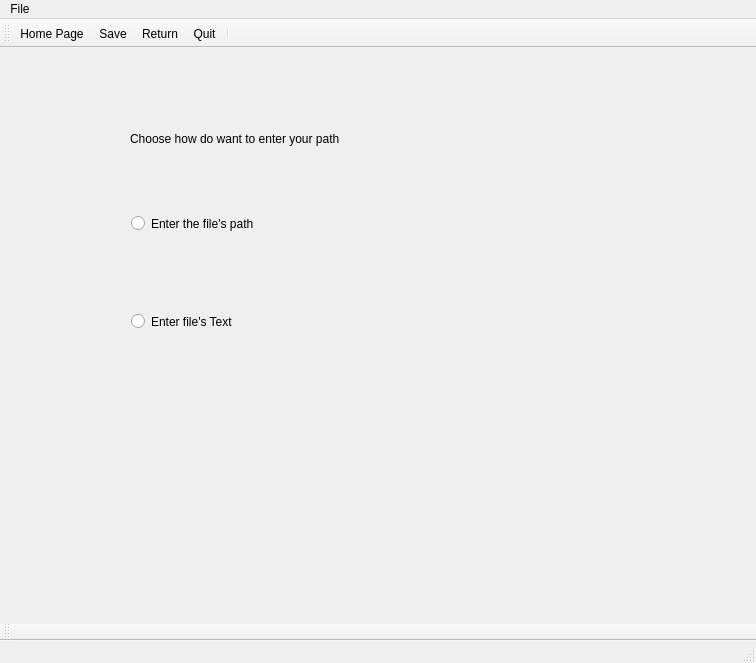
<?xml version="1.0" encoding="UTF-8"?>
<ui version="4.0">
 <class>MainWindow</class>
 <widget class="QMainWindow" name="MainWindow">
  <property name="geometry">
   <rect>
    <x>0</x>
    <y>0</y>
    <width>756</width>
    <height>663</height>
   </rect>
  </property>
  <property name="cursor">
   <cursorShape>ArrowCursor</cursorShape>
  </property>
  <property name="windowTitle">
   <string>MainWindow</string>
  </property>
  <widget class="QWidget" name="centralwidget">
   <widget class="QStackedWidget" name="stackedWidget">
    <property name="geometry">
     <rect>
      <x>10</x>
      <y>10</y>
      <width>741</width>
      <height>581</height>
     </rect>
    </property>
    <property name="currentIndex">
     <number>0</number>
    </property>
    <widget class="QWidget" name="page">
     <widget class="QLabel" name="label">
      <property name="geometry">
       <rect>
        <x>120</x>
        <y>40</y>
        <width>499</width>
        <height>81</height>
       </rect>
      </property>
      <property name="text">
       <string>Choose how do want to enter your path</string>
      </property>
     </widget>
     <widget class="QRadioButton" name="radioButton">
      <property name="geometry">
       <rect>
        <x>121</x>
        <y>243</y>
        <width>231</width>
        <height>41</height>
       </rect>
      </property>
      <property name="text">
       <string>Enter file's Text</string>
      </property>
     </widget>
     <widget class="QRadioButton" name="radioButton_2">
      <property name="geometry">
       <rect>
        <x>121</x>
        <y>150</y>
        <width>271</width>
        <height>31</height>
       </rect>
      </property>
      <property name="text">
       <string>Enter the file's path</string>
      </property>
     </widget>
    </widget>
    <widget class="QWidget" name="page_2">
     <widget class="QWidget" name="layoutWidget_2">
      <property name="geometry">
       <rect>
        <x>10</x>
        <y>50</y>
        <width>711</width>
        <height>111</height>
       </rect>
      </property>
      <layout class="QGridLayout" name="gridLayout_2">
       <item row="0" column="1">
        <widget class="QPushButton" name="pushButton">
         <property name="text">
          <string>Browse</string>
         </property>
        </widget>
       </item>
       <item row="0" column="0">
        <layout class="QFormLayout" name="formLayout">
         <item row="0" column="0">
          <widget class="QLabel" name="label_2">
           <property name="text">
            <string>Enter The Path</string>
           </property>
          </widget>
         </item>
         <item row="0" column="1">
          <widget class="QLineEdit" name="lineEdit"/>
         </item>
        </layout>
       </item>
      </layout>
     </widget>
     <widget class="QPushButton" name="pushButton_11">
      <property name="geometry">
       <rect>
        <x>530</x>
        <y>170</y>
        <width>91</width>
        <height>31</height>
       </rect>
      </property>
      <property name="text">
       <string>OK</string>
      </property>
     </widget>
    </widget>
    <widget class="QWidget" name="page_3">
     <widget class="QLabel" name="label_3">
      <property name="geometry">
       <rect>
        <x>20</x>
        <y>30</y>
        <width>291</width>
        <height>31</height>
       </rect>
      </property>
      <property name="text">
       <string>Enter your file as a text</string>
      </property>
     </widget>
     <widget class="QTextEdit" name="textEdit">
      <property name="geometry">
       <rect>
        <x>20</x>
        <y>60</y>
        <width>671</width>
        <height>261</height>
       </rect>
      </property>
     </widget>
     <widget class="QPushButton" name="pushButton_2">
      <property name="geometry">
       <rect>
        <x>560</x>
        <y>330</y>
        <width>81</width>
        <height>31</height>
       </rect>
      </property>
      <property name="text">
       <string>OK</string>
      </property>
     </widget>
    </widget>
    <widget class="QWidget" name="page_4">
     <widget class="QTextBrowser" name="textBrowser">
      <property name="geometry">
       <rect>
        <x>10</x>
        <y>10</y>
        <width>681</width>
        <height>321</height>
       </rect>
      </property>
     </widget>
     <widget class="QWidget" name="layoutWidget">
      <property name="geometry">
       <rect>
        <x>20</x>
        <y>358</y>
        <width>661</width>
        <height>161</height>
       </rect>
      </property>
      <layout class="QGridLayout" name="gridLayout">
       <item row="0" column="0">
        <widget class="QPushButton" name="pushButton_3">
         <property name="text">
          <string>Detecting Errors</string>
         </property>
        </widget>
       </item>
       <item row="0" column="1">
        <widget class="QPushButton" name="pushButton_4">
         <property name="text">
          <string>Correcting Errors</string>
         </property>
        </widget>
       </item>
       <item row="0" column="2">
        <widget class="QPushButton" name="pushButton_5">
         <property name="text">
          <string>Prettifying</string>
         </property>
        </widget>
       </item>
       <item row="1" column="0">
        <widget class="QPushButton" name="pushButton_9">
         <property name="text">
          <string>Converting to JSON</string>
         </property>
        </widget>
       </item>
       <item row="1" column="1">
        <widget class="QPushButton" name="pushButton_6">
         <property name="text">
          <string>Minifying</string>
         </property>
        </widget>
       </item>
       <item row="1" column="2">
        <widget class="QPushButton" name="pushButton_8">
         <property name="text">
          <string>Decompressing</string>
         </property>
        </widget>
       </item>
       <item row="2" column="0">
        <widget class="QPushButton" name="pushButton_7">
         <property name="text">
          <string>Compressing</string>
         </property>
        </widget>
       </item>
       <item row="2" column="1">
        <widget class="QPushButton" name="pushButton_10">
         <property name="text">
          <string>PushButton</string>
         </property>
        </widget>
       </item>
       <item row="2" column="2">
        <widget class="QPushButton" name="pushButton_12">
         <property name="text">
          <string>PushButton</string>
         </property>
        </widget>
       </item>
      </layout>
     </widget>
    </widget>
   </widget>
  </widget>
  <widget class="QStatusBar" name="statusbar"/>
  <widget class="QMenuBar" name="menubar">
   <property name="geometry">
    <rect>
     <x>0</x>
     <y>0</y>
     <width>756</width>
     <height>31</height>
    </rect>
   </property>
   <widget class="QMenu" name="menufile">
    <property name="title">
     <string>File</string>
    </property>
    <addaction name="actionHome_Page"/>
    <addaction name="actionSave"/>
    <addaction name="actionReturn"/>
    <addaction name="actionQuit"/>
   </widget>
   <addaction name="menufile"/>
  </widget>
  <widget class="QToolBar" name="toolBar">
   <property name="windowTitle">
    <string>toolBar</string>
   </property>
   <attribute name="toolBarArea">
    <enum>BottomToolBarArea</enum>
   </attribute>
   <attribute name="toolBarBreak">
    <bool>false</bool>
   </attribute>
  </widget>
  <widget class="QToolBar" name="toolBar_2">
   <property name="windowTitle">
    <string>toolBar_2</string>
   </property>
   <attribute name="toolBarArea">
    <enum>TopToolBarArea</enum>
   </attribute>
   <attribute name="toolBarBreak">
    <bool>false</bool>
   </attribute>
   <addaction name="actionHome_Page"/>
   <addaction name="actionSave"/>
   <addaction name="actionReturn"/>
   <addaction name="actionQuit"/>
   <addaction name="separator"/>
  </widget>
  <action name="actionHome_Page">
   <property name="icon">
    <iconset resource="Resource.qrc">
     <normaloff>:/rec/icons/icons8-home-48.png</normaloff>:/rec/icons/icons8-home-48.png</iconset>
   </property>
   <property name="text">
    <string>Home Page</string>
   </property>
  </action>
  <action name="actionSave">
   <property name="icon">
    <iconset resource="Resource.qrc">
     <normaloff>:/rec/icons/icons8-save-94.png</normaloff>:/rec/icons/icons8-save-94.png</iconset>
   </property>
   <property name="text">
    <string>Save</string>
   </property>
  </action>
  <action name="actionReturn">
   <property name="icon">
    <iconset resource="Resource.qrc">
     <normaloff>:/rec/icons/icons8-go-back-48.png</normaloff>:/rec/icons/icons8-go-back-48.png</iconset>
   </property>
   <property name="text">
    <string>Return</string>
   </property>
  </action>
  <action name="actionQuit">
   <property name="icon">
    <iconset resource="Resource.qrc">
     <normaloff>:/rec/icons/icons8-close-window-94.png</normaloff>:/rec/icons/icons8-close-window-94.png</iconset>
   </property>
   <property name="text">
    <string>Quit</string>
   </property>
  </action>
 </widget>
 <resources>
  <include location="Resource.qrc"/>
 </resources>
 <connections/>
</ui>
